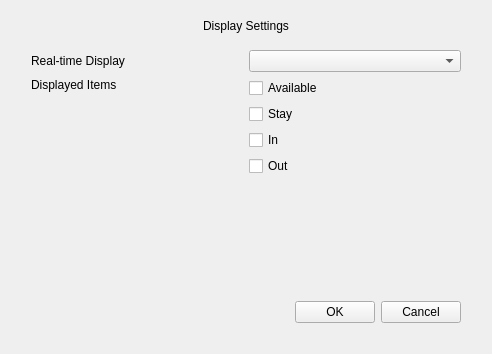
<?xml version="1.0" encoding="UTF-8"?>
<ui version="4.0">
 <class>LiveViewOccupancySetting</class>
 <widget class="QWidget" name="LiveViewOccupancySetting">
  <property name="geometry">
   <rect>
    <x>0</x>
    <y>0</y>
    <width>492</width>
    <height>354</height>
   </rect>
  </property>
  <property name="windowTitle">
   <string>Form</string>
  </property>
  <layout class="QVBoxLayout" name="verticalLayout">
   <property name="spacing">
    <number>0</number>
   </property>
   <item>
    <widget class="QLabel" name="label_title">
     <property name="minimumSize">
      <size>
       <width>0</width>
       <height>30</height>
      </size>
     </property>
     <property name="text">
      <string>Display Settings</string>
     </property>
     <property name="alignment">
      <set>Qt::AlignCenter</set>
     </property>
    </widget>
   </item>
   <item>
    <widget class="QWidget" name="widget_background" native="true">
     <property name="sizePolicy">
      <sizepolicy hsizetype="Preferred" vsizetype="Expanding">
       <horstretch>0</horstretch>
       <verstretch>0</verstretch>
      </sizepolicy>
     </property>
     <layout class="QVBoxLayout" name="verticalLayout_2">
      <property name="leftMargin">
       <number>20</number>
      </property>
      <property name="rightMargin">
       <number>20</number>
      </property>
      <property name="bottomMargin">
       <number>20</number>
      </property>
      <item>
       <layout class="QGridLayout" name="gridLayout">
        <item row="0" column="1">
         <widget class="ComboBox" name="comboBoxGroup"/>
        </item>
        <item row="0" column="0">
         <widget class="MyLabel" name="labelGroup">
          <property name="text">
           <string>Real-time Display</string>
          </property>
         </widget>
        </item>
        <item row="1" column="1">
         <widget class="QWidget" name="widget" native="true">
          <layout class="QVBoxLayout" name="verticalLayout_3">
           <property name="spacing">
            <number>6</number>
           </property>
           <property name="leftMargin">
            <number>0</number>
           </property>
           <property name="topMargin">
            <number>0</number>
           </property>
           <property name="rightMargin">
            <number>0</number>
           </property>
           <property name="bottomMargin">
            <number>6</number>
           </property>
           <item>
            <widget class="QCheckBox" name="checkBoxAvailable">
             <property name="text">
              <string>Available</string>
             </property>
            </widget>
           </item>
           <item>
            <widget class="QCheckBox" name="checkBoxStay">
             <property name="text">
              <string>Stay</string>
             </property>
            </widget>
           </item>
           <item>
            <widget class="QCheckBox" name="checkBoxIn">
             <property name="text">
              <string>In</string>
             </property>
            </widget>
           </item>
           <item>
            <widget class="QCheckBox" name="checkBoxOut">
             <property name="text">
              <string>Out</string>
             </property>
            </widget>
           </item>
          </layout>
         </widget>
        </item>
        <item row="1" column="0">
         <widget class="QWidget" name="widget_2" native="true">
          <layout class="QVBoxLayout" name="verticalLayout_4">
           <property name="spacing">
            <number>0</number>
           </property>
           <property name="leftMargin">
            <number>0</number>
           </property>
           <property name="topMargin">
            <number>0</number>
           </property>
           <property name="rightMargin">
            <number>0</number>
           </property>
           <property name="bottomMargin">
            <number>0</number>
           </property>
           <item>
            <widget class="QLabel" name="labelDisplayedItem">
             <property name="text">
              <string>Displayed Items</string>
             </property>
            </widget>
           </item>
           <item>
            <spacer name="verticalSpacer_2">
             <property name="orientation">
              <enum>Qt::Vertical</enum>
             </property>
             <property name="sizeHint" stdset="0">
              <size>
               <width>20</width>
               <height>90</height>
              </size>
             </property>
            </spacer>
           </item>
          </layout>
         </widget>
        </item>
       </layout>
      </item>
      <item>
       <spacer name="verticalSpacer">
        <property name="orientation">
         <enum>Qt::Vertical</enum>
        </property>
        <property name="sizeHint" stdset="0">
         <size>
          <width>20</width>
          <height>40</height>
         </size>
        </property>
       </spacer>
      </item>
      <item>
       <layout class="QHBoxLayout" name="horizontalLayout">
        <item>
         <spacer name="horizontalSpacer">
          <property name="orientation">
           <enum>Qt::Horizontal</enum>
          </property>
          <property name="sizeHint" stdset="0">
           <size>
            <width>40</width>
            <height>20</height>
           </size>
          </property>
         </spacer>
        </item>
        <item>
         <widget class="MyPushButton" name="pushButtonOk">
          <property name="text">
           <string>OK</string>
          </property>
         </widget>
        </item>
        <item>
         <widget class="MyPushButton" name="pushButtonCancel">
          <property name="text">
           <string>Cancel</string>
          </property>
         </widget>
        </item>
       </layout>
      </item>
     </layout>
    </widget>
   </item>
  </layout>
 </widget>
 <customwidgets>
  <customwidget>
   <class>MyPushButton</class>
   <extends>QPushButton</extends>
   <header>mypushbutton.h</header>
  </customwidget>
  <customwidget>
   <class>ComboBox</class>
   <extends>QComboBox</extends>
   <header>combobox.h</header>
  </customwidget>
  <customwidget>
   <class>MyLabel</class>
   <extends>QLabel</extends>
   <header>mylabel.h</header>
  </customwidget>
 </customwidgets>
 <resources/>
 <connections/>
</ui>
